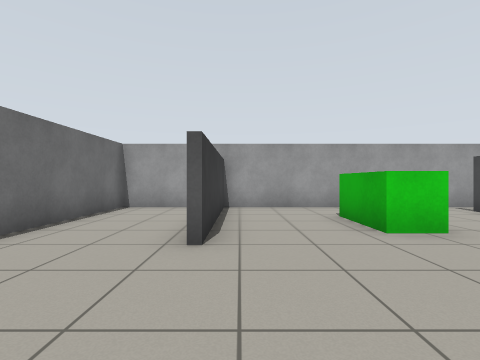
[1] (above)

16 first-person views from a walk through a robot-simulator world made for Gazebo. The camera is 0.86 m above the floor, looks level and sees 85° across. The floor is counted in squares, 1 m on a side. Each view is taken from the middle of a square. On the plan, view 1 faces up. The plan holds only what a view shows up to about 10 squares ahead; the rest is blank.

[2]
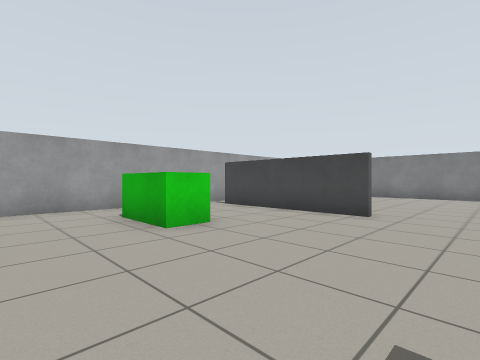

[3]
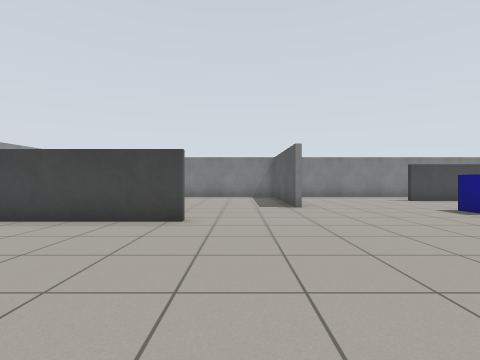

[4]
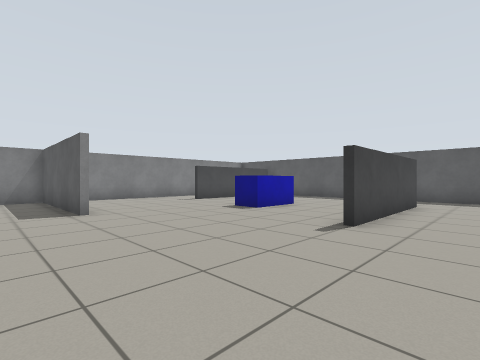

[5]
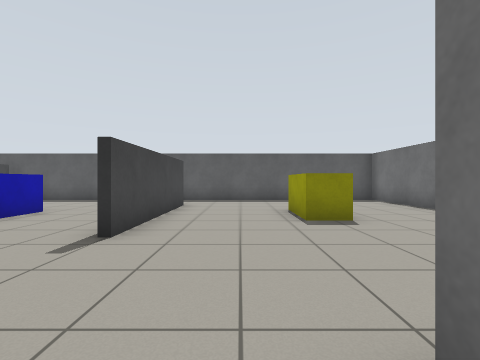

[6]
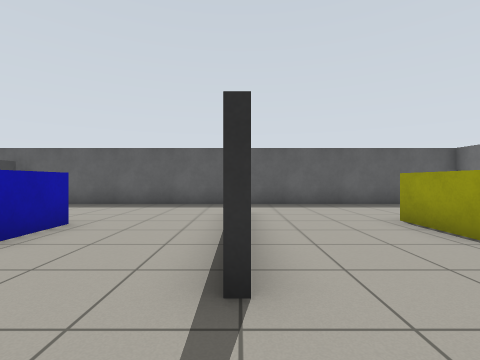

[7]
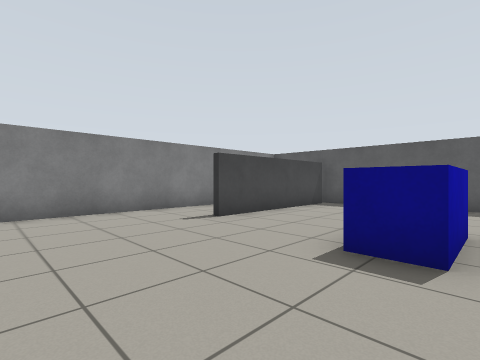

[8]
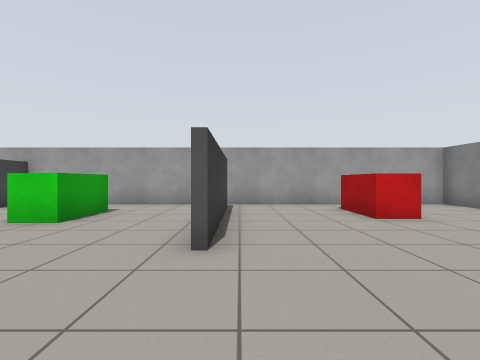

[9]
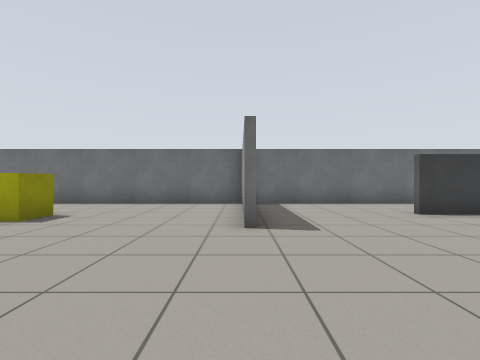

[10]
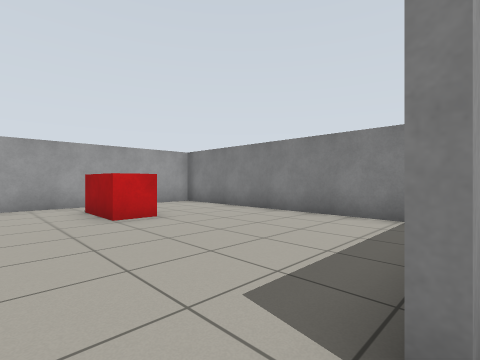

[11]
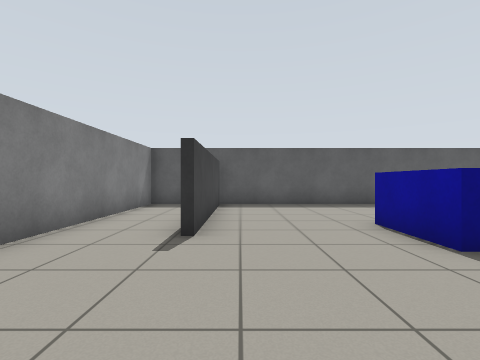

[12]
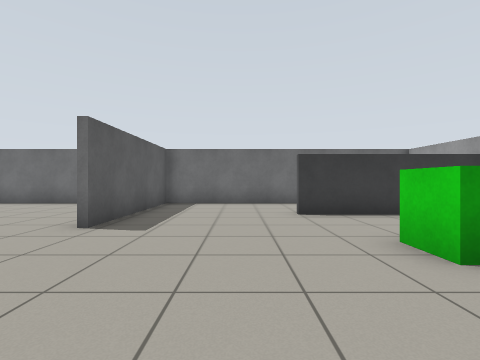

[13]
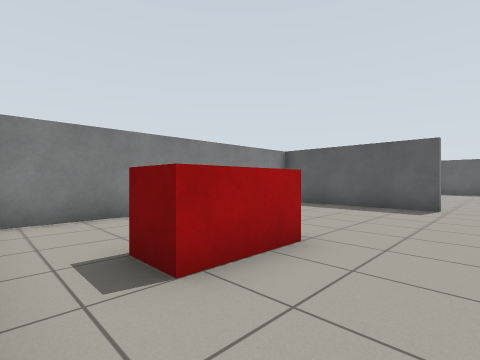

[14]
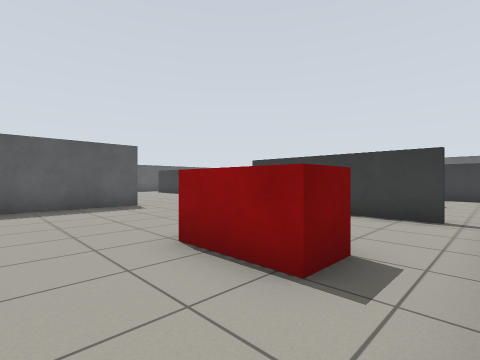

[15]
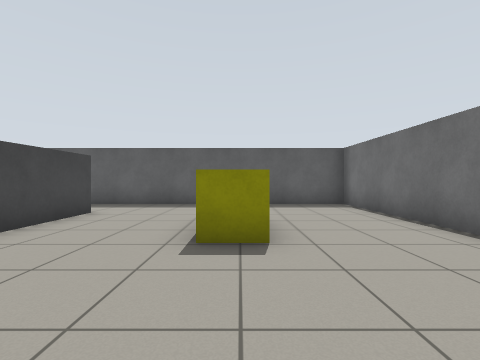

[16]
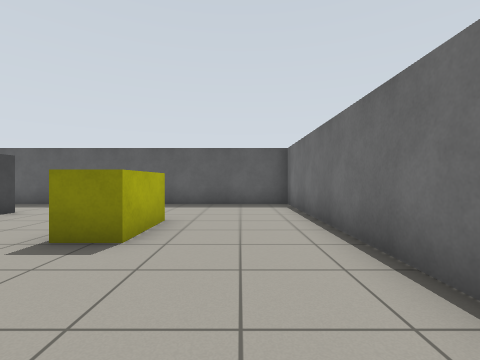

### Floor plan
Points are (right, up) in squares from view 1. A wall is a line through its corners. A room is listed if a view was taken in it or the views show most of it. See-through windows are left out.
Room 1 (views 1, 2, 3, 4, 5, 6, 7, 8, 9, 10, 11, 12, 13, 14, 15, 16)
walls: (9.1, -0.7) (14.2, -0.7) (14.2, 8.3) (-3.7, 8.3) (-3.7, -0.7) (1.4, -0.7); (6.4, 2.1) (6.4, 7.2); (9.6, -0.9) (9.1, -0.9); (3.9, -8.9) (3.9, -3.9); (-3.7, -0.9) (-3.7, -11.3) (14.2, -11.3) (14.2, -2.2); (6.6, 7.2) (6.6, 2.1); (11.7, -11) (11.7, -6); (-0.5, 8.2) (-0.5, 3.4)
objects: yellow box (0, -7) to (0, -6); green box (3, 4) to (3, 6); blue box (8, -7) to (8, -5); red box (10, 5) to (11, 7)

Positions as (right, up) in squares from view 1, and headings:
1: (0, 0), facing up
2: (0, 0), facing up-right
3: (1, 1), facing right
4: (2, 1), facing down-right
5: (2, 0), facing down
6: (4, -2), facing down
7: (7, -2), facing down-right
8: (7, -1), facing up
9: (6, -1), facing left
10: (8, -1), facing up-right
11: (11, -2), facing down
12: (6, 2), facing left
13: (8, 8), facing down-right
14: (13, 8), facing down-left
15: (0, -2), facing down
16: (-2, -2), facing down
